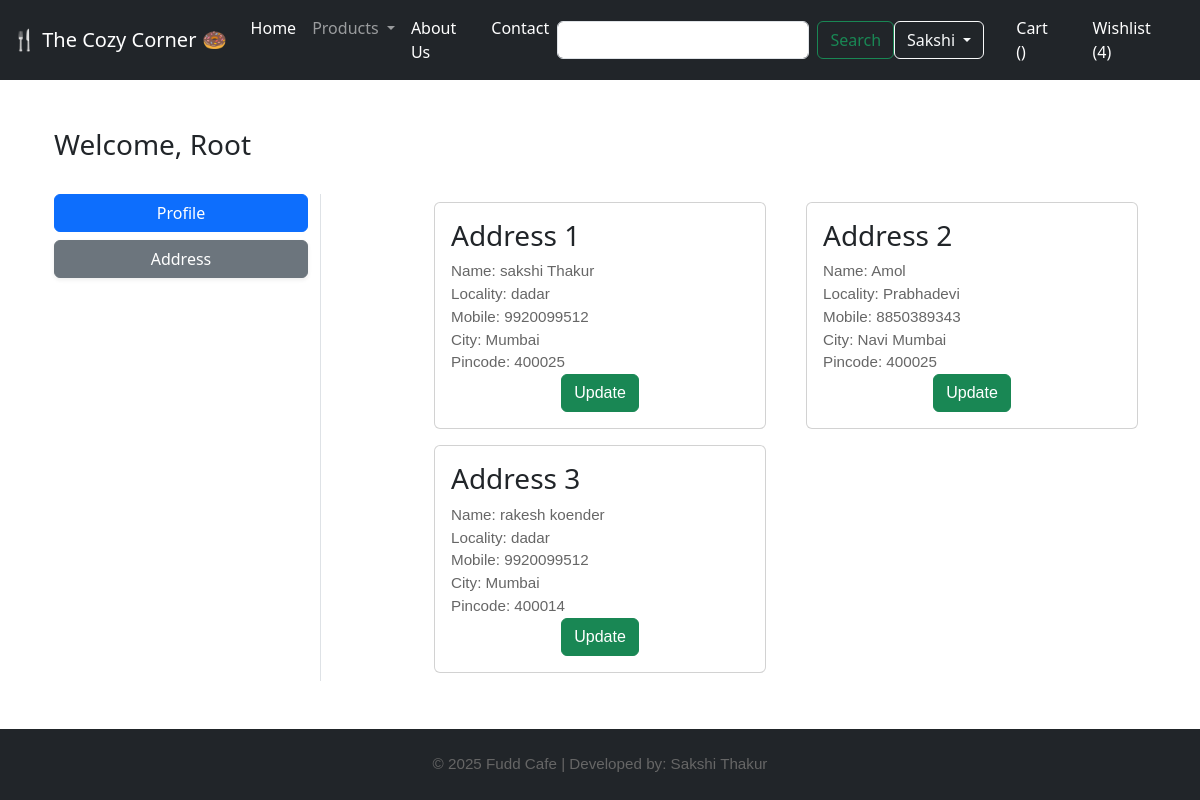
The page /address/ (signed in) on the database its author committed.
### app/models.py (models this page shows, shortened)
class Customer(models.Model):
    user = models.ForeignKey(User,on_delete=models.CASCADE)
    name = models.CharField(max_length=200)
    locality = models.CharField(max_length=200)
    city = models.CharField(choices=CITY_CHOICES,max_length=100)
    mobile = models.IntegerField(default=0)  # Changed to CharField to handle phone numbers
    zipcode = models.IntegerField()
    state = models.CharField(max_length=100, null=True, blank=True)

### app/views.py (the view)
# urls.py: path('address/', views.address, name='address'),
def address(request):
    add = Customer.objects.filter(user=request.user)
    return render(request, 'app/address.html', locals())

### app/templates/app/address.html (shortened to what this page needs)
{% extends 'app/base.html' %}
{% load static %}
{% block main-content %}
<div class="container my-5">
    <div class="row">
        <h3>Welcome, <span class="text-capitalize">{{ request.user }}</span></h3>
    </div>
    <div class="row mt-4">
        <div class="col-sm-3 border-end">
            <ul class="list-unstyled">
                <li class="d-grid mb-2">
                    <a href="{% url 'profile' %}" class="btn btn-primary">Profile</a>
                </li>
                <li class="d-grid">
                    <a href="{% url 'address' %}" class="btn btn-secondary shadow-sm">Address</a>
                </li>
            </ul>
        </div>
        <div class="col-sm-8 offset-sm-1">
            <div class="row">
                {% for ad in add %}
                <div class="col-sm-6">
                    <div class="card m-2">
                        <div class="card-body">
                            <h3>Address {{forloop.counter}}</h3>
                            <p>Name: {{ad.name}}</p>
                            <p>Locality: {{ad.locality}}</p>
                            <p>Mobile: {{ad.mobile}}</p>
                            <p>City: {{ad.city}}</p>
                            <p>Pincode: {{ad.zipcode}}</p>
                            <p class="text-center"><a href="{% url 'updateAddress' pk=ad.id %}"
                                type="button" class="btn btn-success">Update</a></p>
                        </div>
                    </div>
                </div>
                {% endfor %}
            </div>
        </div>
{% endblock main-content %}

### app/static/app/css/style.css (style rules this page uses)
p { font-family: 'Arial', sans-serif; color: #666; font-size: 0.95rem; margin: 0; }

### rows shown on the page
Customer: name "sakshi Thakur", locality "dadar", mobile "9920099512", city "Mumbai", zipcode "400025"
Customer: name "Amol", locality "Prabhadevi", mobile "8850389343", city "Navi Mumbai", zipcode "400025"
Customer: name "rakesh koender", locality "dadar", mobile "9920099512", city "Mumbai", zipcode "400014"

### other values the page prints
{{ request.user }} "Root"
